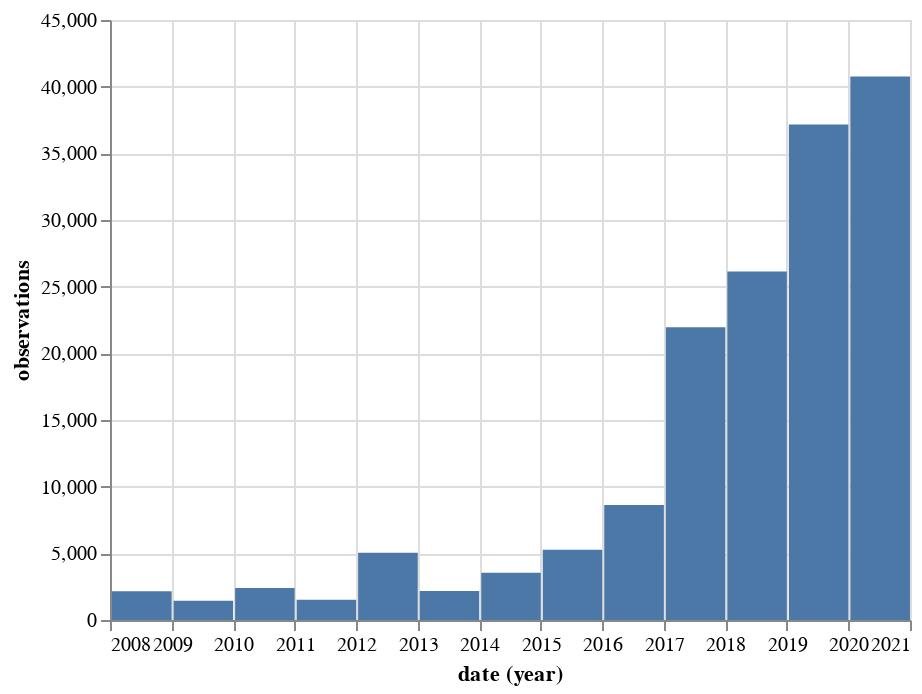

Notebook code cell kept with this figure:
### Markdown cell above
### Observations per year
![observations_by_year.png](images/observations_by_year.png)

### Code cell
observations_by_year = get_observation_histogram(
    place_id=PLACE_ID,
    interval='year',
    d1='2008-01-01',
    d2=f'{YEAR}-12-31',
    verifiable=True,
)
observations_by_year = pd.DataFrame(
    [{'date': k, 'observations': v} for k, v in observations_by_year.items()]
)

alt.Chart(observations_by_year).mark_bar().encode(x='year(date):T', y='observations:Q')

### Figure 1 — Vega-Lite specification as saved in the notebook (floating-point values rounded to 4 significant figures)
{"config": {"view": {"continuousWidth": 400, "continuousHeight": 300}}, "data": {"name": "data-925677eb49180e66a184d37903e6adb1"}, "mark": "bar", "encoding": {"x": {"type": "temporal", "field": "date", "timeUnit": "year"}, "y": {"type": "quantitative", "field": "observations"}}, "$schema": "https://vega.github.io/schema/vega-lite/v4.8.1.json", "datasets": {"data-925677eb49180e66a184d37903e6adb1": [{"date": "2008-01-01T00:00:00", "observations": 2155}, {"date": "2009-01-01T00:00:00", "observations": 1444}, {"date": "2010-01-01T00:00:00", "observations": 2408}, {"date": "2011-01-01T00:00:00", "observations": 1525}, {"date": "2012-01-01T00:00:00", "observations": 5050}, {"date": "2013-01-01T00:00:00", "observations": 2172}, {"date": "2014-01-01T00:00:00", "observations": 3550}, {"date": "2015-01-01T00:00:00", "observations": 5260}, {"date": "2016-01-01T00:00:00", "observations": 8618}, {"date": "2017-01-01T00:00:00", "observations": 21959}, {"date": "2018-01-01T00:00:00", "observations": 26140}, {"date": "2019-01-01T00:00:00", "observations": 37171}, {"date": "2020-01-01T00:00:00", "observations": 40759}]}}
